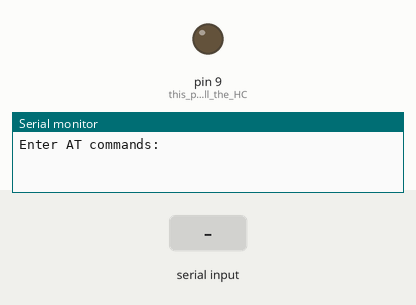
This sketch was run on a simulated Arduino Uno, built with avr-gcc and run on an emulated ATmega328P. On the bench: output pins drawn as LEDs (lit = HIGH), the last lines printed to the serial monitor. The inputs (shaded band) are chosen by the test bench.

Above: at 1.2 s.
1.3 s: "0" received over the second serial link
At 1.8 s:
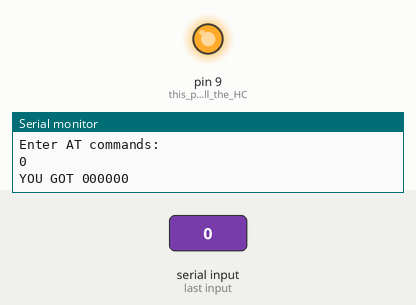
2.8 s: "2" received over the second serial link
At 4.2 s:
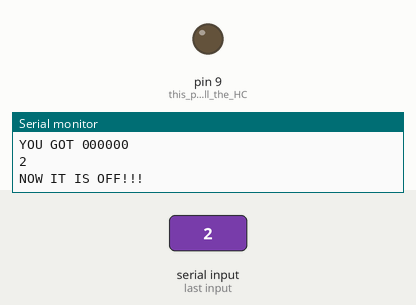
Timing chart, 0 to 5.8 s (numbered marks = the images above; inputs shaded):
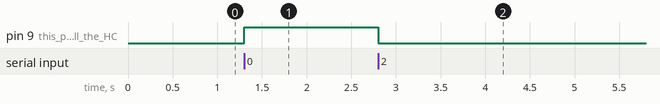

Measured:
- after the input at 1.3 s, pin 9 (this_pin_will_pull_the_HC): LOW → HIGH at once
- after the input at 2.8 s, pin 9 (this_pin_will_pull_the_HC): HIGH → LOW at once

The sketch:

GID_fin_Parent.ino
```cpp
#include <SoftwareSerial.h>

SoftwareSerial BTSerial(10, 11); // RX | TX

void setup()
{
  pinMode(9, OUTPUT);  // this pin will pull the HC-05 pin 34 (key pin) HIGH to switch module to AT mode

  Serial.begin(9600);
  Serial.println("Enter AT commands:");
  BTSerial.begin(38400);  // HC-05 default speed in AT command more
}

void loop()
{

  // Keep reading from HC-05 and send to Arduino Serial Monitor
  if (BTSerial.available()){
    char h=BTSerial.read();
    Serial.write(h);
      if(h=='0'){
        Serial.println("");
        Serial.println("YOU GOT 000000");
        digitalWrite(9, HIGH);
        delay(1000);
      }
      if(h=='2'){
        Serial.println("");
        Serial.println("NOW IT IS OFF!!!");
        digitalWrite(9, LOW);
        delay(1000);
      }
    }


  // Keep reading from Arduino Serial Monitor and send to HC-05
  if (Serial.available())
    BTSerial.write(Serial.read());
}
```
